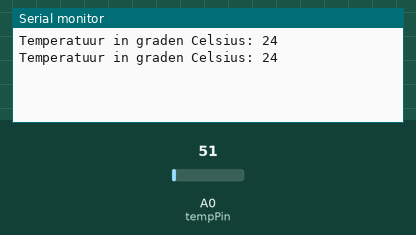
This sketch was run on a simulated Arduino Uno, built with avr-gcc and run on an emulated ATmega328P. Parts: the last lines printed to the serial monitor. Inputs (shaded band) come from the test bench; at power-on: A0 (tempPin) = 51.

Above: at 1.8 s.
1.9 s: A0 (tempPin) set to 61
At 2.8 s:
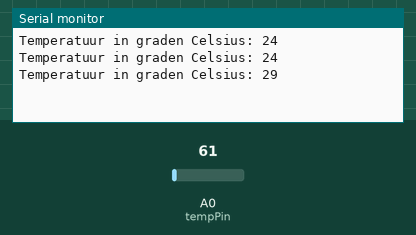
3.4 s: A0 (tempPin) set to 71
At 4.8 s:
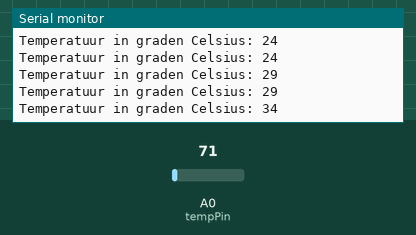
Timing chart, 0 to 6.4 s (numbered marks = the images above; inputs shaded):
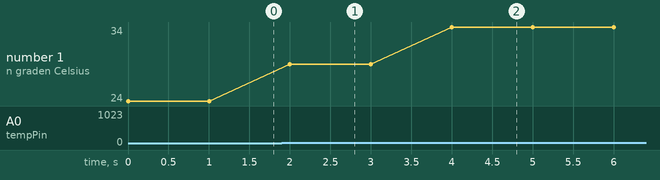

Measured:
- after the input at 1.9 s, the serial monitor: prints a new line after 0.10 s (image 1)
- after the input at 3.4 s, the serial monitor: prints a new line after 0.60 s (image 2)
- plotted number 1: 24 → 29 after the input at 1.9 s, 29 → 34 after the input at 3.4 s

The sketch:

Opdracht_4.ino
```cpp
//Poort temperatuursensor
const int tempPin = A0;


void setup()
{
  //Monitor opzetten
  Serial.begin(9600);
}

void loop()
{
  //Lees de analoge pin
  int temp = analogRead(tempPin);
  //Omzetten naar celsuis
  temp = temp * 0.48828125;
  //Printen naar de console
  Serial.print("Temperatuur in graden Celsius: ");
  //Print temperatuur
  Serial.println(temp);
  //Korte vertraging
  delay(1000);
}
```
